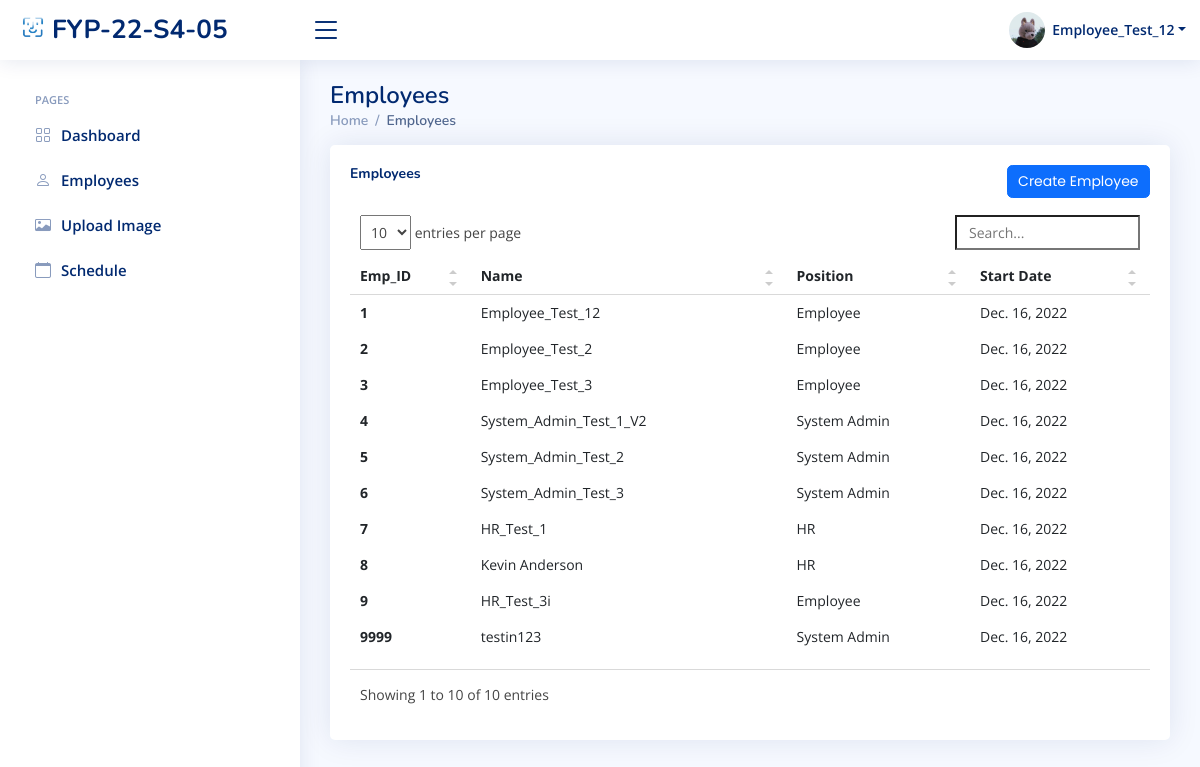
/sys_admin/view_employees/ (signed in), run on an earlier commit of the app's database.
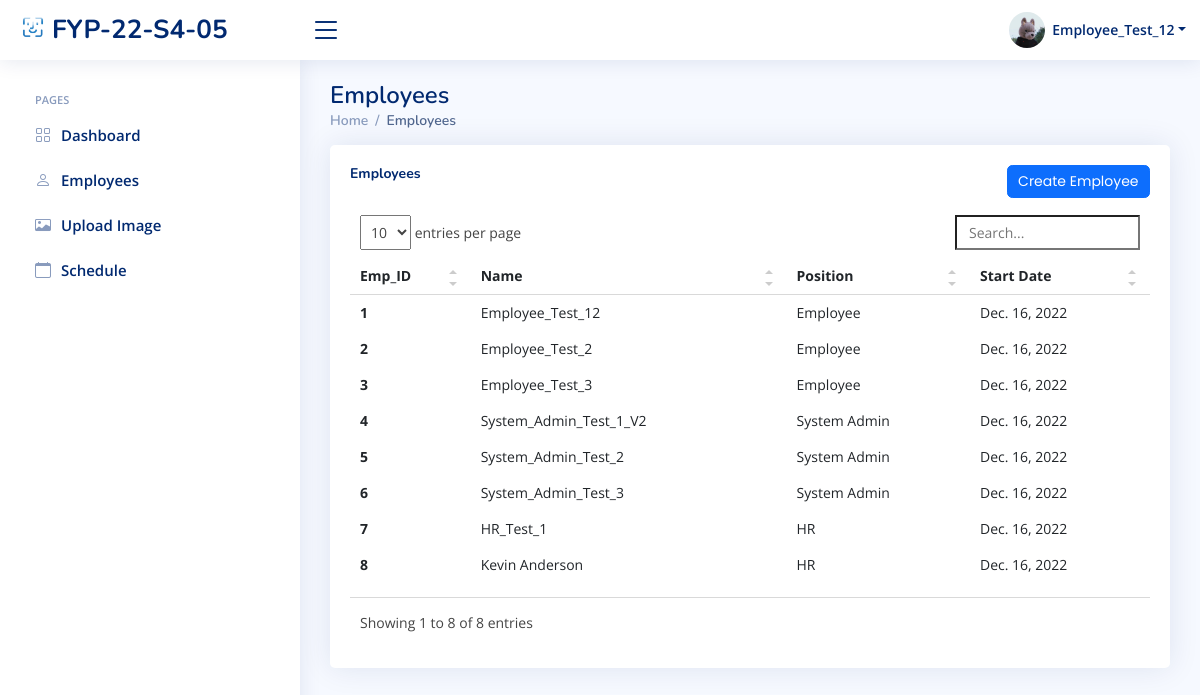
And on a later commit of the database.
### index/models.py (models this page shows, shortened)
class Employee(models.Model):
	Employee_ID = models.IntegerField(primary_key=True)
	Full_Name = models.CharField(max_length=100)
	Job_Title = models.CharField(max_length=100)
	Phone_Number = models.CharField(max_length=100)
	salt = models.CharField(max_length=50, null=True)
	Email_Address = models.EmailField()
	Role = models.ForeignKey(Role, on_delete=models.CASCADE)
	Profile_Image = models.ImageField(null=True,blank=True, upload_to='profile_pics/')
	Password = models.CharField(max_length=256)
	Start_Date = models.DateField(auto_now_add=True)

class Role(models.Model):
	Role_ID = models.IntegerField(primary_key=True)
	Role_Name = models.CharField(max_length=100)

### index/views/sys_admin.py (the view)
# urls.py: path('sys_admin/view_employees/', sys_admin.sys_admin_view_employees, name='sys_admin_view_employees'),
def sys_admin_view_employees(request):
	currentEmployee = Employee.objects.get(Employee_ID=request.session['Employee_ID'])
	allEmployees = Employee.objects.all()
	context={
		'Employee_ID' : currentEmployee.Employee_ID,
		'Full_Name' : currentEmployee.Full_Name,
		'Role' : currentEmployee.Role.Role_Name,
		'PFP' : currentEmployee.Profile_Image.url,
		'Employees' : allEmployees,
	}
	return render(request, 'sys_admin/sys_admin_view_employees.html', context)

### templates/sys_admin/sys_admin_view_employees.html (shortened to what this page needs)
{% extends "index/base.html" %}
{% load static %}
{% block content %}
{% include 'sys_admin/sys_admin_base.html' %}
  <main id="main" class="main">
    <div class="pagetitle">
      <h1>Employees</h1>
      <nav>
        <ol class="breadcrumb">
          <li class="breadcrumb-item"><a href="{% url 'sys_admin_home' %}">Home</a></li>
          <li class="breadcrumb-item active">Employees</li>
        </ol>
      </nav>
    </div>
    <section class="section">
      <div class="row">
        <div class="col-lg-12">
          <div class="card recent-sales overflow-auto">
            <div class="card-body">
              <div class="col-lg-12 align-items-center justify-content-center card-title">
                <h5 class="float-start"><b>Employees</b></h5>
                <a href="{% url 'sys_admin_create_user' %}" class="btn btn-primary float-end">Create Employee</a>
                <br>
              </div>
              <table class="table table-borderless table-hover datatable">
                <thead>
                  <tr>
                    <th scope="col">Emp_ID</th>
                    <th scope="col">Name</th>
                    <th scope="col">Position</th>
                    <th scope="col">Start Date</th>
                  </tr>
                </thead>
                <tbody>
                  {% for employee in Employees %}
                    <tr class="tr" onclick='setGetParameter( "{{ employee.Employee_ID}} ")'>
                      <th scope="row">{{ employee.Employee_ID }}</th>
                      <td>{{ employee.Full_Name }}</td>
                      <td>{{ employee.Role.Role_Name }}</td>
                      <td>{{ employee.Start_Date }}</td>
                    </tr>
                  {% endfor %}
                </tbody>
              </table>
            </div>
          </div>
        </div>
      </div>
    </section>
  </main>
{% endblock content %}

### templates/index/base.html (shortened to what this page needs)
{% load static %}
<!DOCTYPE html>
<html lang="en">
<head>
  <link href="{% static 'assets/vendor/bootstrap/css/bootstrap.min.css' %}" rel="stylesheet">
  <link href="{% static 'assets/vendor/bootstrap-icons/bootstrap-icons.css' %}" rel="stylesheet">
  <link href="{% static 'assets/vendor/boxicons/css/boxicons.min.css' %}" rel="stylesheet">
  <link href="{% static 'assets/vendor/quill/quill.snow.css' %}" rel="stylesheet">
  <link href="{% static 'assets/vendor/quill/quill.bubble.css' %}" rel="stylesheet">
  <link href="{% static 'assets/vendor/remixicon/remixicon.css' %}" rel="stylesheet">
  <link href="{% static 'assets/vendor/simple-datatables/style.css' %}" rel="stylesheet">
  <link href="https://cdnjs.cloudflare.com/ajax/libs/font-awesome/6.2.0/css/all.min.css" rel="stylesheet">
  <link href="{% static 'assets/vendor/fullcalender/css/fullcalendar.print.min.css' %}" rel='stylesheet' media='print' />
  <link href="{% static 'assets/vendor/fullcalender/css/fullcalendar.min.css' %}" rel="stylesheet" />
  <link href="{% static 'assets/vendor/semantic/semantic.min.css' %}" rel="stylesheet" />
</head>
<body>
  {% block content %}{% endblock content %}
 <link href="{% static 'assets/css/style.css' %}" rel="stylesheet">
</body>
</html>

### templates/sys_admin/sys_admin_base.html (shortened to what this page needs)
{% load static %}
  <header id="header" class="header fixed-top d-flex align-items-center">
    <div class="d-flex align-items-center justify-content-between">
      <a href="{% url 'sys_admin_home' %}" class="logo d-flex align-items-center">
        <img src="{% static 'assets/img/logo.png' %}" alt="">
        <span class="d-none d-lg-block">FYP-22-S4-05</span>
      </a>
      <i class="bi bi-list toggle-sidebar-btn"></i>
    </div>
    <nav class="header-nav ms-auto">
      <ul class="d-flex align-items-center">
        <li class="nav-item dropdown pe-3">
          <a class="nav-link nav-profile d-flex align-items-center pe-0" href="#" data-bs-toggle="dropdown">
            <img src="{{ PFP }}" alt="Profile" class="rounded-circle">
            <span class="d-none d-md-block dropdown-toggle ps-2">{{ Full_Name }}</span>
          </a>
        </li>
      </ul>
    </nav>
  </header>
  <aside id="sidebar" class="sidebar">
    <ul class="sidebar-nav" id="sidebar-nav">
      <li class="nav-heading">Pages</li>
      <li class="nav-item">
        <a class="nav-link collapsed" href="{% url 'sys_admin_home' %}">
          <i class="bi bi-grid"></i>
          <span>Dashboard</span>
        </a>
      </li>
      <li class="nav-item">
        <a class="nav-link collapsed" href="{% url 'sys_admin_view_employees' %}">
          <i class="bi bi-person"></i>
          <span>Employees</span>
        </a>
      </li>
      <li class="nav-item">
        <a class="nav-link collapsed" href="{% url 'sys_admin_upload_img' %}">
          <i class="bi bi-card-image"></i>
          <span>Upload Image</span>
        </a>
      </li>
      <li class="nav-item">
        <a class="nav-link collapsed" href="{% url 'sys_admin_schedule' %}">
          <i class="bi bi-calendar"></i>
          <span>Schedule</span>
        </a>
      </li>
  </aside>

### static/assets/css/style.css (style rules this page uses)
:root { scroll-behavior: smooth; }
body { font-family: "Open Sans", sans-serif; background: #f6f9ff; color: #444444; }
a { color: #4154f1; text-decoration: none; }
h1, h2, h3, h4, h5, h6 { font-family: "Nunito", sans-serif; }
#main { margin-top: 60px; padding: 20px 30px; transition: all 0.3s; }
.pagetitle { margin-bottom: 10px; }
.pagetitle h1 { font-size: 24px; margin-bottom: 0; font-weight: 600; color: #012970; }
.card { margin-bottom: 30px; border: none; border-radius: 5px; box-shadow: 0px 0 30px rgba(1, 41, 112, 0.1); }
.card-title { padding: 20px 0 15px 0; font-size: 18px; font-weight: 500; color: #012970; font-family: "Poppins", sans-serif; }
.card-body { padding: 0 20px 20px 20px; }
.breadcrumb { font-size: 14px; font-family: "Nunito", sans-serif; color: #899bbd; font-weight: 600; }
.breadcrumb a { color: #899bbd; transition: 0.3s; }
.breadcrumb .breadcrumb-item::before { color: #899bbd; }
.breadcrumb .active { color: #51678f; font-weight: 600; }
.logo { line-height: 1; }
@media (min-width: 1200px) { .logo { width: 280px; } }
.logo img { max-height: 26px; margin-right: 6px; }
.logo span { font-size: 26px; font-weight: 700; color: #012970; font-family: "Nunito", sans-serif; }
.header { transition: all 0.5s; z-index: 997; height: 60px; box-shadow: 0px 2px 20px rgba(1, 41, 112, 0.1); background-color: #fff; padding-left: 20px; }
.header .toggle-sidebar-btn { font-size: 32px; padding-left: 10px; cursor: pointer; color: #012970; }
.header-nav ul { list-style: none; }
.header-nav>ul { margin: 0; padding: 0; }
.header-nav .nav-profile { color: #012970; }
.header-nav .nav-profile img { max-height: 36px; }
.header-nav .nav-profile span { font-size: 14px; font-weight: 600; }
.sidebar { position: fixed; top: 60px; left: 0; bottom: 0; width: 300px; z-index: 996; transition: all 0.3s; padding: 20px; overflow-y: auto; scrollbar-width: thin; scrollbar-color: #aab7cf transparent; box-shadow: 0px 0px 20px rgba(1, 41, 112, 0.1); background-color: #fff; }
@media (min-width: 1200px) { #main, #footer { margin-left: 300px; } }
.sidebar-nav { padding: 0; margin: 0; list-style: none; }
.sidebar-nav li { padding: 0; margin: 0; list-style: none; }
.sidebar-nav .nav-item { margin-bottom: 5px; }
.sidebar-nav .nav-heading { font-size: 11px; text-transform: uppercase; color: #899bbd; font-weight: 600; margin: 10px 0 5px 15px; }
.sidebar-nav .nav-link { display: flex; align-items: center; font-size: 15px; font-weight: 600; color: #4154f1; transition: 0.3; background: #f6f9ff; padding: 10px 15px; border-radius: 4px; }
.sidebar-nav .nav-link i { font-size: 16px; margin-right: 10px; color: #4154f1; }
.sidebar-nav .nav-link.collapsed { color: #012970; background: #fff; }
.sidebar-nav .nav-link.collapsed i { color: #899bbd; }

What changed in the data, as far as the page shows it:
removed Employee: Employee_ID "9", Full_Name "HR_Test_3i", Role.Role_Name "Employee", Start_Date "Dec. 16, 2022"
removed Employee: Employee_ID "9999", Full_Name "testin123", Role.Role_Name "System Admin", Start_Date "Dec. 16, 2022"
Also different on the page:
text written by a page script: "entries per page Showing 1 to 10 of 10 entries" → "entries per page Showing 1 to 8 of 8 entries"
